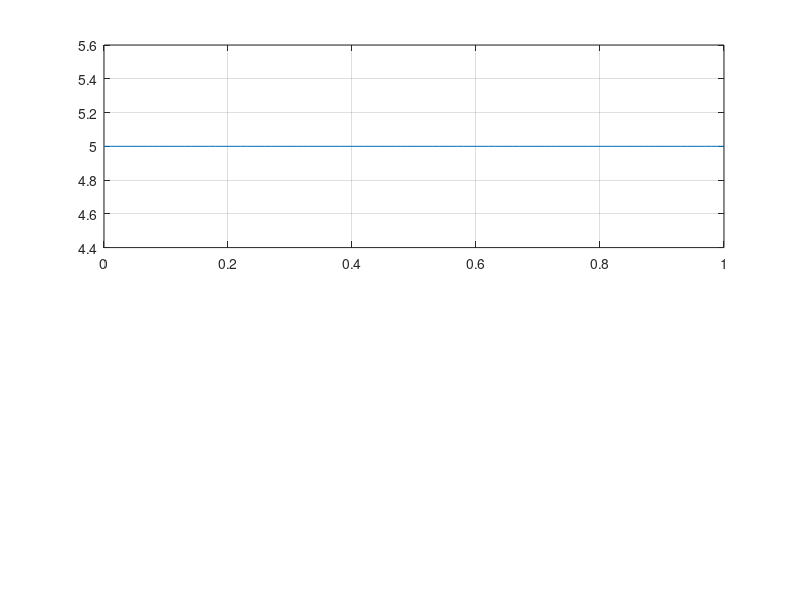

This chart was generated by the following MATLAB code: (Note: this script raises an error after producing the figure.)
b = input('Input: ');
n = length(b);
t = 0:.01:n;
for i = 1:n
    bw(i*100:(i+1)*100) = b(i);
end
bw = bw(100:end);
subplot(2,1,1);
plot(t,bw);
grid on ;
hold on;
for i = 0.5:0.5:n
    plot([1 1]*i, [-2 2], 'LineWidth',.5, 'Color',[0 0 0 0.3], 'LineStyle','--');
end
hold off;
axis([0 n -2 +2]);
ll=0.5:1:n;
xticks(ll)
xticklabels(b)
